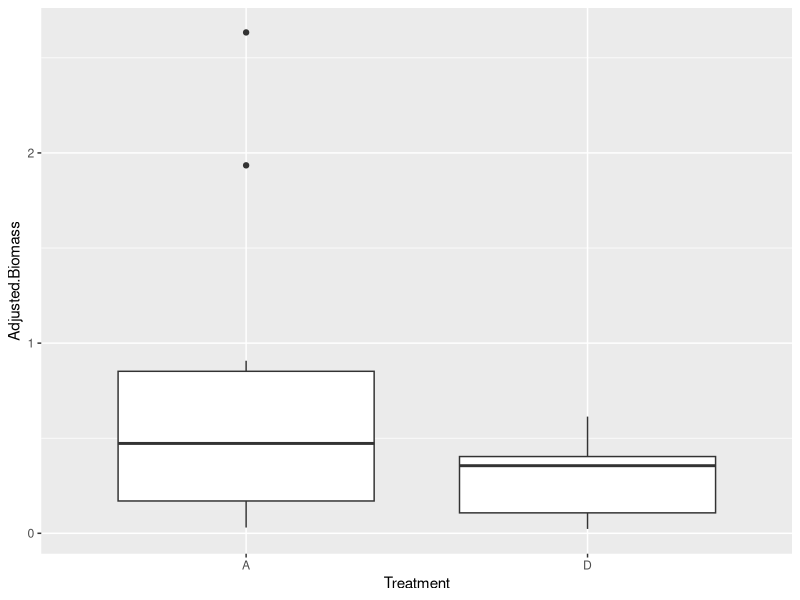
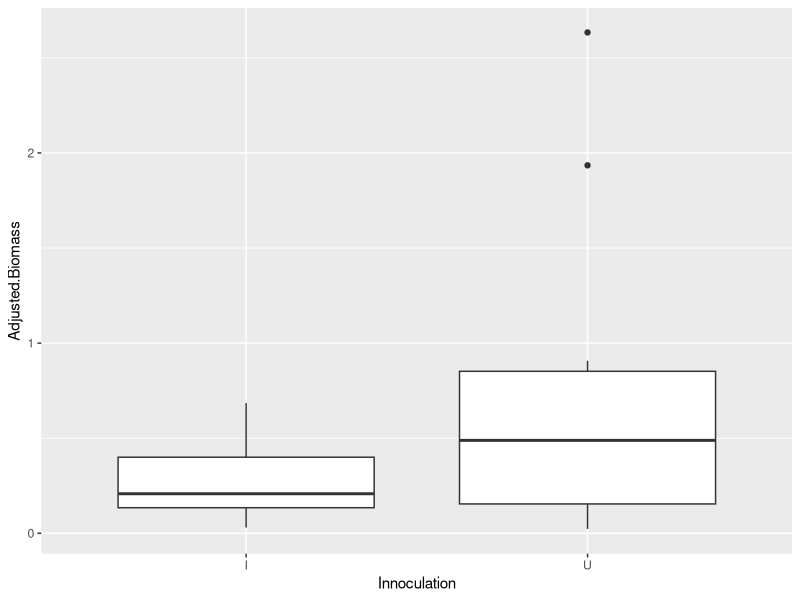
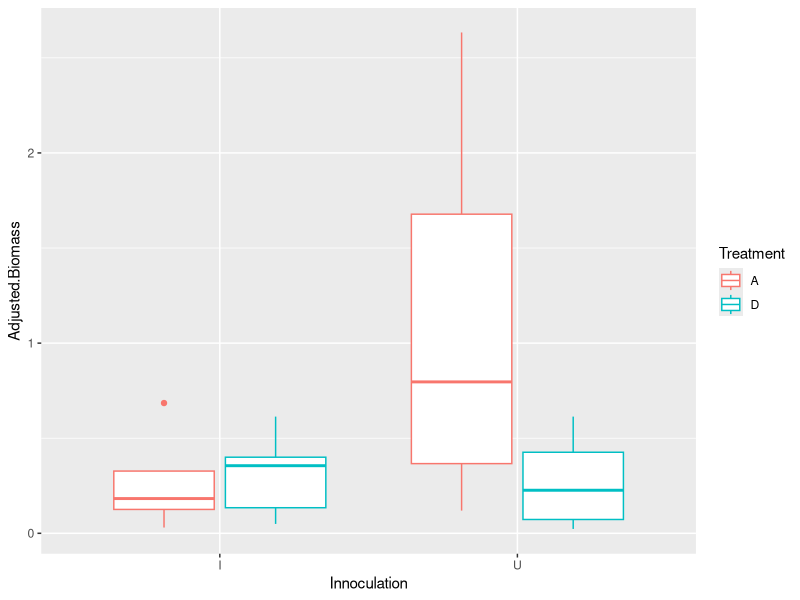
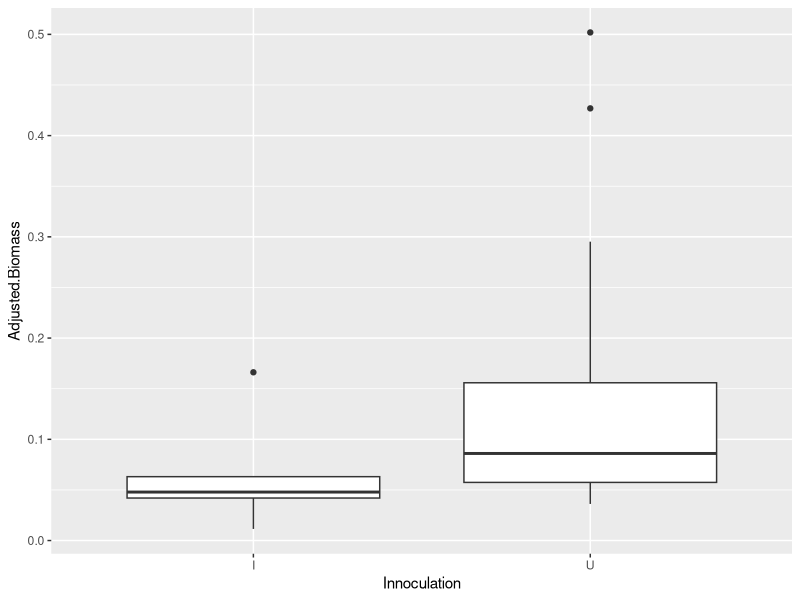
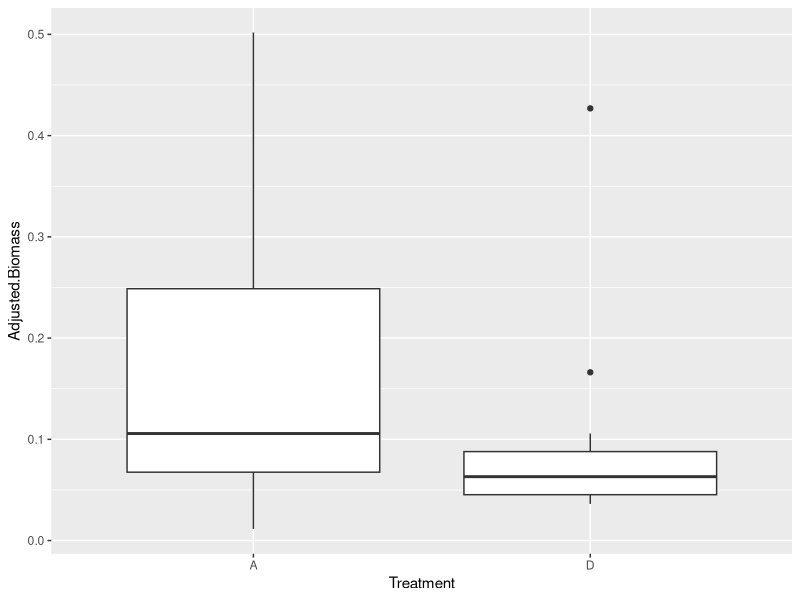
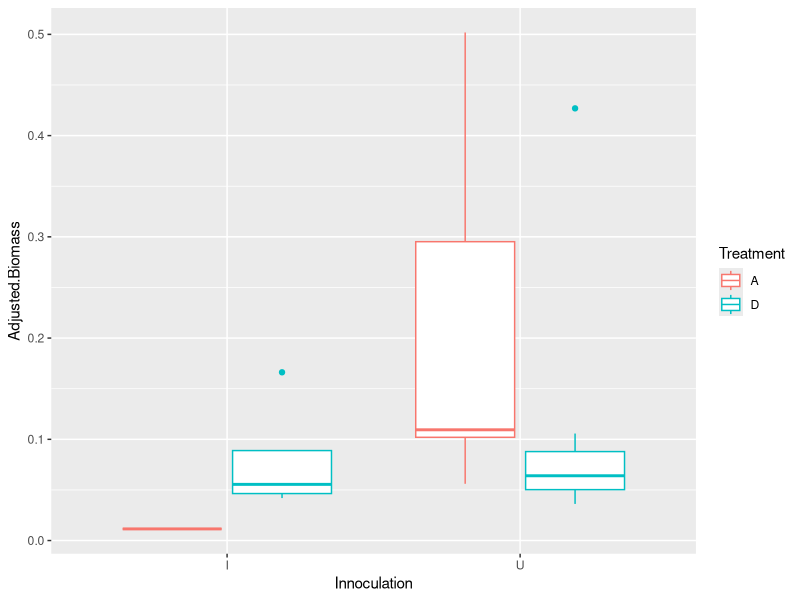
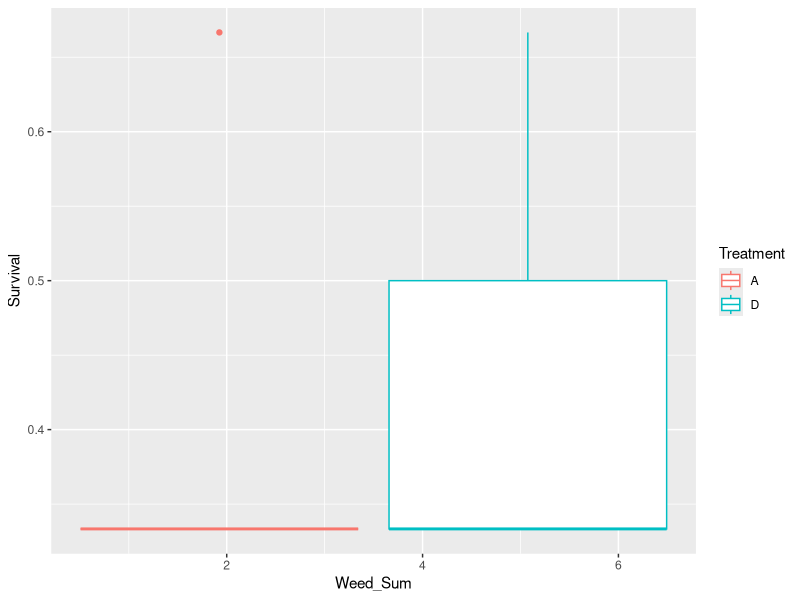
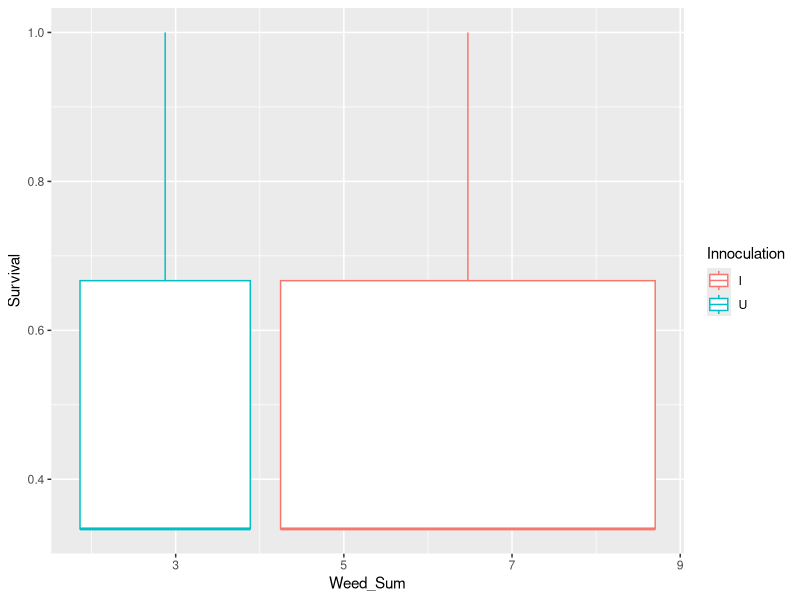

Recreate these plots in R, in order.
library(tidyverse)
library(dplyr)
#%>% is called a pipeline=(ex.name%>%) it will continue whatever you want to apply to the initial data frame
#tidyverse gets the data into the format you want; when you run statistics you aren't using tidyverse
#"~" denotes an equation
#hold "control" and "return" to run line

#library(minpack.lm)
#library(nlstools)
#library(grid)
#library(gridExtra)

setwd("~/Desktop/Repositories/mega-competition/THESIS/")  

Focal<- read.csv("Focal Individuals.csv")
Back<- read.csv("Background_Individuals.csv")
Neighbor<- read.csv("Neighborhood_Counts.csv")

colnames(Neighbor)
colnames(Focal)

Neighbor_Clean<-Neighbor%>%
  filter(Phytometer!="BRHO", Phytometer!="PLER", Phytometer!="BHRO")
#"!=" does not equal 

Neighbor_Clean$CRCO <- NULL
head(Neighbor_Clean)
#removed CRCO

Neighbor_Clean$Weed_Sum <-rowSums(Neighbor_Clean[ ,c(10,11,12,13,14,15)], na.rm=TRUE)
#summed weed counts

Neighbor_Clean <- Neighbor_Clean %>% 
  mutate(Survival = Phyto.. / 3) 
#created survival percentage

colnames(Neighbor_Clean) <- c("Block..", "Plot..", "Sub..", "Treatment", "Background", "Density","Sample.Name", "Back.Ind..", "Phyto..","ERBO","FIGA","GAMU","HYGL","SIGA","other","X", "Weed_Sum", "Survival") 

Focal_All<-left_join(Neighbor_Clean,Focal,by=c("Block..", "Plot..", "Treatment", "Sample.Name"))
#"c"=character vector (list)

count_focal<-Focal_All%>%
  group_by(Species, Innoculation, Treatment) %>% 
  summarize(count=n())

mean_focal<-Focal_All%>%
  group_by(Species, Innoculation, Treatment) %>% 
  summarize(mean_biomass=mean(Adjusted.Biomass),sd_biomass=sd(Adjusted.Biomass))

#TRIF STATS
THIR_focal<-Focal_All%>%
  filter(Species=="THIR")
#Boolean "==" evaluates if an expression is true or false; if true it will keep it, if false it will remove it
aov_THIR_focal<-aov(Adjusted.Biomass~Treatment*Innoculation, data=THIR_focal)
#"+" means no interaction between variables, "*" means you are assuming there is interaction 
summary(aov_THIR_focal)
#look at "Pr(>F) for the p-value
#"*" in Signif.codes mean less than 0.05
#"." in Signif.codes means "marginally significant"

aov_THIR_focal_add<-aov(Adjusted.Biomass~Treatment+Innoculation, data=THIR_focal)
summary(aov_THIR_focal_add)

ggplot(THIR_focal,aes(x=Treatment, y=Adjusted.Biomass))+
  geom_boxplot()
#aes means "aesthetics"?, tell it x-var and y-var
#"+" like adding another "layer"

ggplot(THIR_focal,aes(x=Innoculation, y=Adjusted.Biomass))+
  geom_boxplot()

ggplot(THIR_focal,aes(x=Innoculation, y=Adjusted.Biomass, color=Treatment))+
  geom_boxplot()

aov_THIR_weed<-aov(Adjusted.Biomass~Weed_Sum*Survival, data=THIR_focal)
summary(aov_THIR_weed)

#TWIL STATS
TWIL_focal<-Focal_All%>%
  filter(Species=="TWIL")
#Boolean "==" evaluates if an expression is true or false; if true it will keep it, if false it will remove it
aov_TWIL_focal<-aov(Adjusted.Biomass~Treatment*Innoculation, data=TWIL_focal)
#"+" means no interaction between variables, "*" means you are assuming there is interaction 
summary(aov_TWIL_focal)
#look at "Pr(>F) for the p-value
#"*" in Signif.codes mean less than 0.05
#"." in Signif.codes means "marginally significant"

aov_TWIL_focal_add<-aov(Adjusted.Biomass~Treatment+Innoculation, data=TWIL_focal)
summary(aov_TWIL_focal_add)

ggplot(TWIL_focal,aes(x=Innoculation, y=Adjusted.Biomass))+
  geom_boxplot()

ggplot(TWIL_focal,aes(x=Treatment, y=Adjusted.Biomass))+
  geom_boxplot()

ggplot(TWIL_focal,aes(x=Innoculation, y=Adjusted.Biomass, color=Treatment))+
  geom_boxplot()

aov_TWIL_weed<-aov(Adjusted.Biomass~Weed_Sum*Survival, data=TWIL_focal)
summary(aov_TWIL_weed)

###HELP
#WEED COUNT (X-AXIS) AND PERCENT SURVIVAL (Y-AXIS) CONTINOUS VARIABLES AS SCATTERPLOT AND BOXPLOT;COLOR BY TREATMENT OR INOCULATION

#BOXPLOTS W/ WEEDS
ggplot(TWIL_focal, aes(x=Weed_Sum, y=Survival, color=Treatment))+
  geom_boxplot()

ggplot(THIR_focal, aes(x=Weed_Sum, y=Survival, color=Innoculation))+
  geom_boxplot()

#SCATTERPLOTS???
#ggplot(Focal_All, aes(x=Survival, y=Weed_Sum, color=Treatment))+
  #geom_point()

#BARPLOTS
ggplot(THIR_focal, aes(x=Survival, y=Weed_Sum, fill=Innoculation))+
  geom_bar(position='dodge', stat='identity')

ggplot(THIR_focal, aes(x=Survival, y=Weed_Sum, fill=Treatment))+
  geom_bar(position='dodge', stat='identity')

ggplot(TWIL_focal, aes(x=Survival, y=Weed_Sum, fill=Innoculation))+
  geom_bar(position='dodge', stat='identity')

ggplot(TWIL_focal, aes(x=Survival, y=Weed_Sum, fill=Treatment))+
  geom_bar(position='dodge', stat='identity')

#separate by TWIL and THIR
#run anova 

#means and stand.devs
#what significance tests should i run
###Two-way ANOVA: good for categorical comparisons (ex.FOCAL=we have multiple predictor variables; two independent variables (Treatment and Inoculation), one dependent variable (Adjusted.Biomass)) 
#FOCAL: TWIL-U and TWIL-I D/A biomass, THIR-U and THIR-I D/A biomass
#BACK: TWIL-U D/A biomass and nodules, THIR-U D/A biomass and nodules
#nodules=continuous variable---scatter plot
#NEIGHBOR:  TWIL-U and TWIL-I D/A biomass w/ weeds OR background species, THIR-U and THIR-I D/A biomass w/ weeds OR background specie
#make graphs---box-and-whisker plot graphs to start 